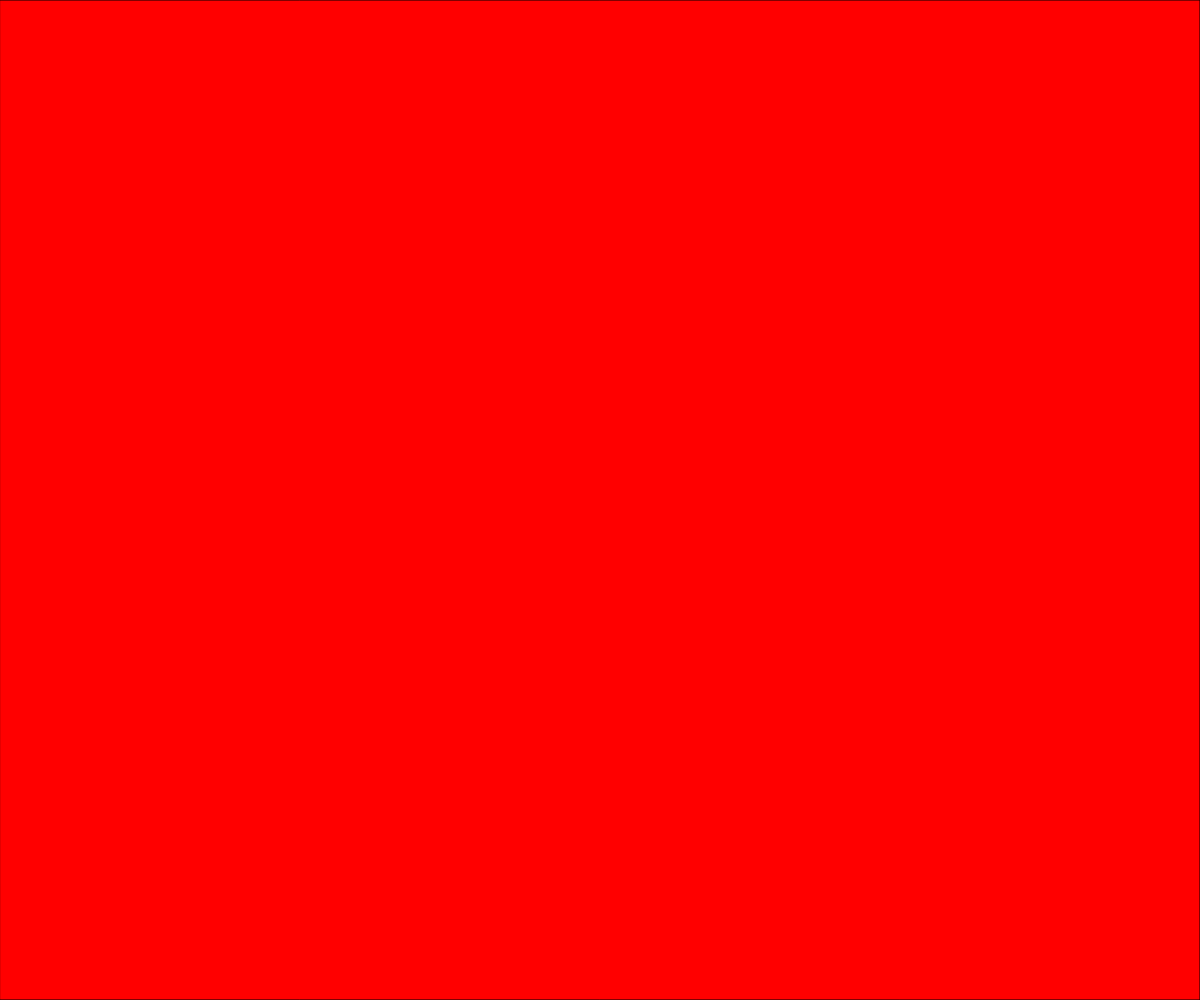
Frame 1 (no input)
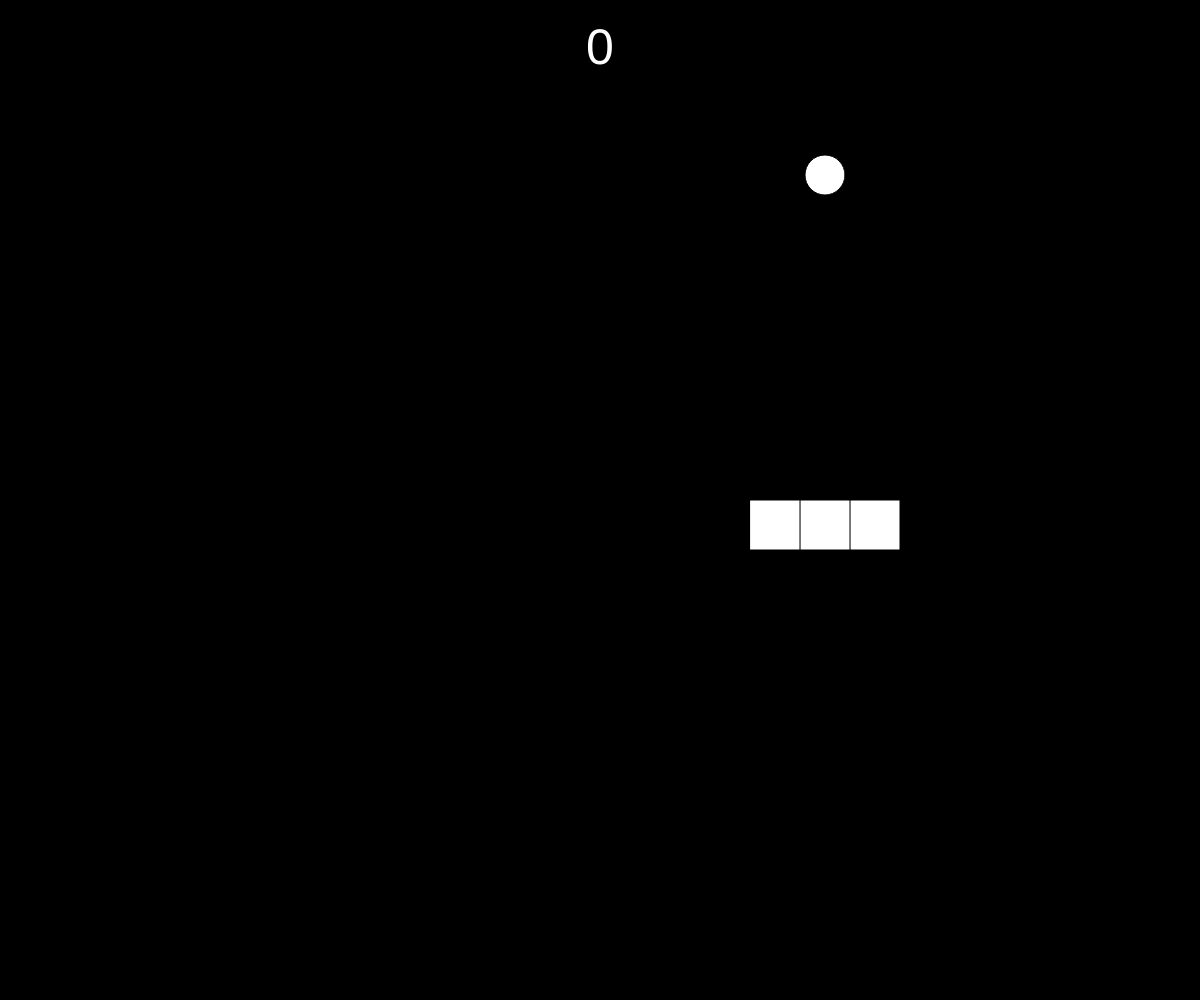
Frame 60 (no input)
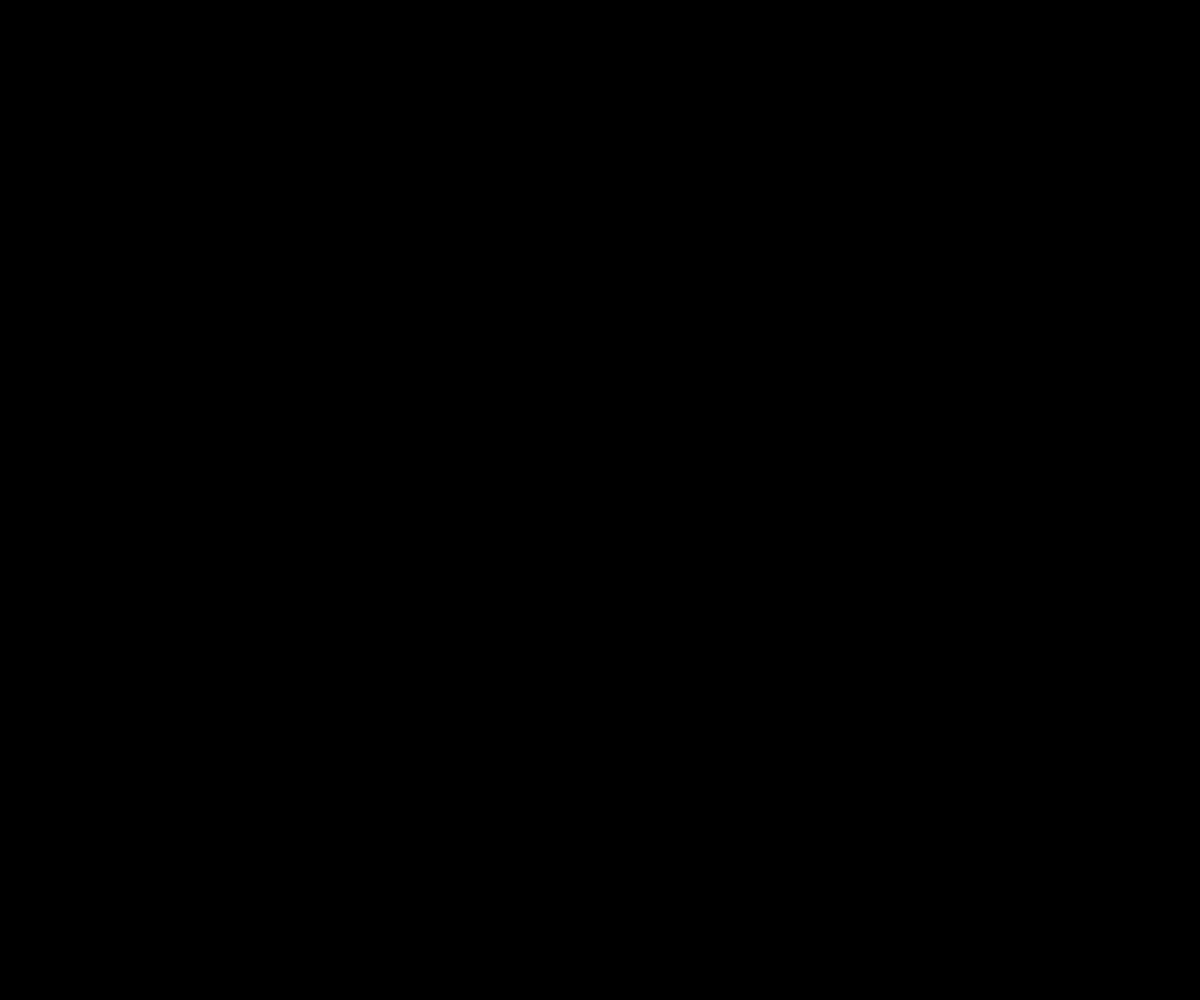
Frame 120 (the mouse pressed at the canvas centre since frame 60)

The p5.js sketch that drew these frames (run headless with seeded random() and noise() and a simulated clock; from frame 60 on, the mouse is pressed at the canvas centre):

// p5.js sketch
// ── sketch.js
var dirX=0;
var dirY=0;
var parts=[];
var partSize;
var w;
var h;
var pickupX=0;
var pickupY=0;
var points=0;
var dead;
var xPlus;
function setup() {
    createCanvas(window.innerWidth,window.innerHeight);
    startup();
}
function draw() {
    var startupBool=false;
    background(50,50,50);
    if(dead<0) {
        setbackground(0,0,0);
        movePlayer();
        fill(255,255,255);
        ellipse(pickupX*partSize+partSize/2+xPlus,pickupY*partSize+partSize/2,partSize*0.8);
        for(var i=0;i<parts.length;i++) {
            if(frameCount%7==0) {
                if(i==0) {
                    parts[i].oldX=parts[i].x;
                    parts[i].oldY=parts[i].y;
                    parts[i].x+=dirX;
                    parts[i].y+=dirY;
                    if(goToEdge(parts[i].x,0,floor(w)-1) || goToEdge(parts[i].y,0,floor(h)-1)) {
                        startupBool=true;
                    }
                    /*parts[i].x=goToEdge(parts[i].x,0,floor(w)-1);
                    parts[i].y=goToEdge(parts[i].y,0,floor(h)-1);*/
                }else{
                    parts[i].oldX=parts[i].x;
                    parts[i].oldY=parts[i].y;
                    parts[i].x=parts[i-1].oldX;
                    parts[i].y=parts[i-1].oldY;
                    if(parts[i].x==parts[0].x && parts[i].y==parts[0].y) {
                        startupBool=true;
                    }
                }
                if(parts[i].x==pickupX && parts[i].y==pickupY) {
                    pickupX=floor(random(0,w-1));
                    pickupY=floor(random(0,h-1));
                    points++;
                    var pl=parts.length;
                    parts[pl]=new Part(parts[pl-1].oldX,parts[pl-1].oldY);
                }
            }
            parts[i].show();
        }
        fill(255);
        text(points,width/2,height/20);
    }else{
        if(dead%10<5) {
            setbackground(255,0,0);
        }else{
            setbackground(0,0,0);
        }
        dead--;
    }
    if(startupBool) {
        startup();
    }
}
function Part(x,y) {
    this.x=x;
    this.y=y;
    this.oldX=x;
    this.oldY=y;
    this.show=() => {
        fill(255);
        rect(this.x*partSize+xPlus,this.y*partSize,partSize,partSize);
    }
}
function movePlayer() {
    if(keyIsPressed) {
        if((key.toLowerCase()=="a" || key=="ArrowLeft") && !(dirX==1 && dirY==0)) {
            dirX=-1;
            dirY=0;
        }
        if((key.toLowerCase()=="d" || key=="ArrowRight") && !(dirX==-1 && dirY==0)) {
            dirX=1;
            dirY=0;
        }
        if((key.toLowerCase()=="w" || key=="ArrowUp") && !(dirX==0 && dirY==1)) {
            dirX=0;
            dirY=-1;
        }
        if((key.toLowerCase()=="s" || key=="ArrowDown") && !(dirX==0 && dirY==-1)) {
            dirX=0;
            dirY=1;
        }
    }
}
function goToEdge(i,mi,ma) {
    var val=false;
    if(i<mi) {
        val=true;
    }
    if(i>ma) {
        val=true;
    }
    return val;
}
function startup() {
    dead=20;
    dirX=1;
    dirY=0;
    parts=[];
    points=0;
    textAlign(CENTER, CENTER);
    textSize(height/20);
    partSize=height/20;
    w=floor(width/partSize);
    h=height/partSize;
    parts[0]=new Part(floor(w/2),floor(h/2));
    parts[1]=new Part(floor(w/2),floor(h/2));
    parts[2]=new Part(floor(w/2),floor(h/2));
    pickupX=floor(random(0,w-1));
    pickupY=floor(random(0,h-1));
    xPlus=(width-w*partSize)/2
}
function setbackground(r,g,b) {
    fill(r,g,b);
    rect(xPlus,0,w*partSize,height);
}
